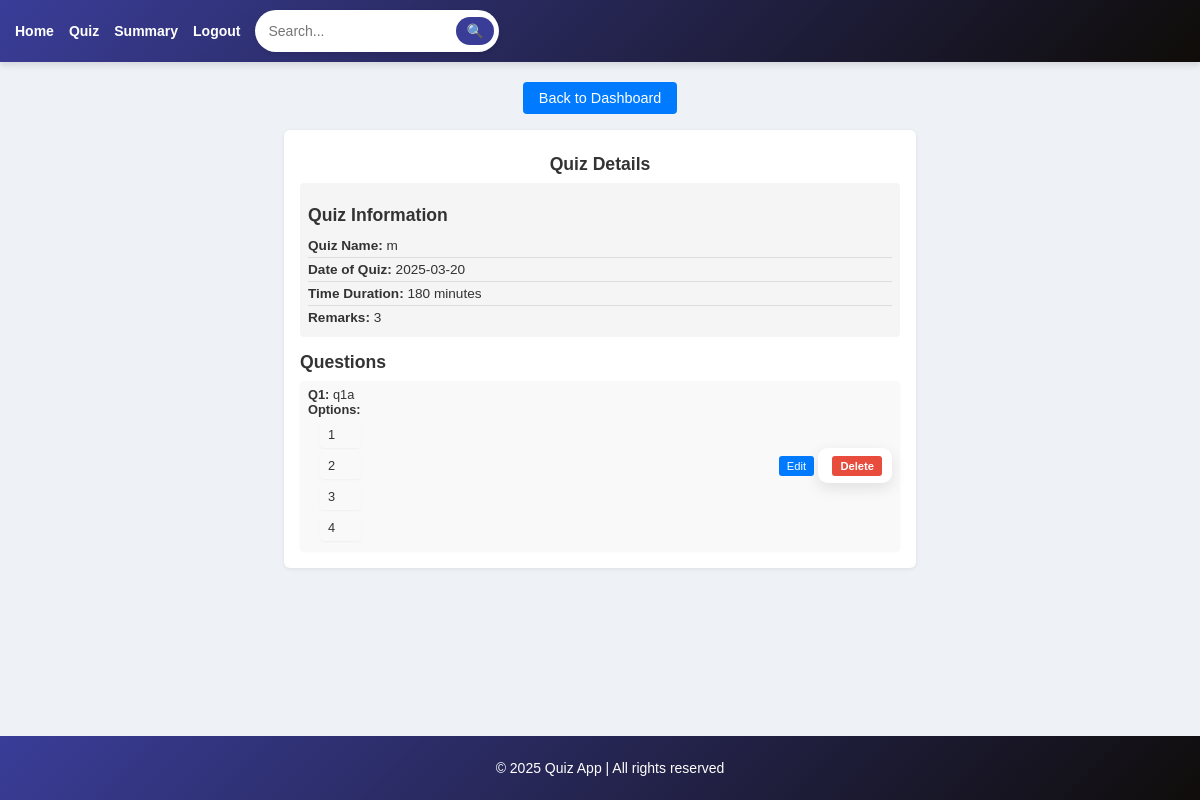
The page /quiz/1 on the database as committed earlier.
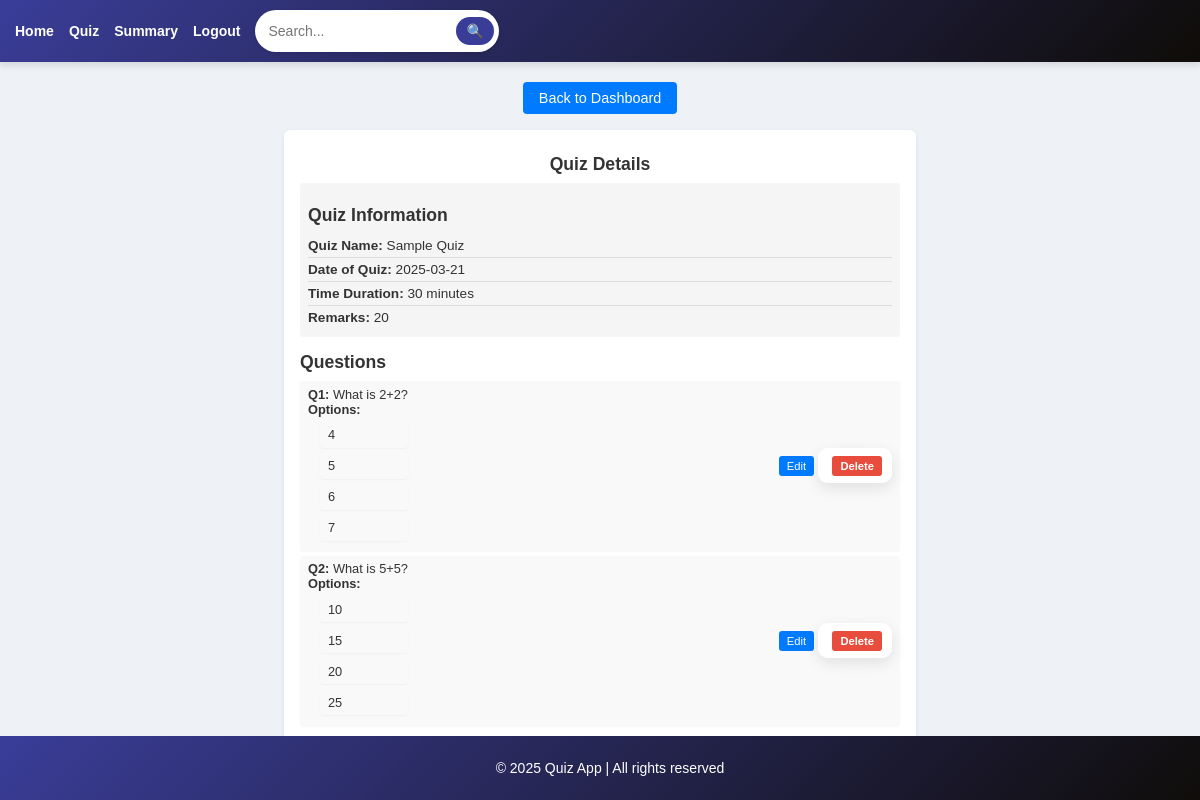
The same page on the database as committed later.
### models.py (models this page shows, shortened)
class Quiz(db.Model):
    __tablename__ = 'quiz'
    id = db.Column(db.Integer, primary_key=True)
    chapter_id = db.Column(db.Integer, db.ForeignKey('chapters.id'), nullable=False)
    name = db.Column(db.String(225), unique=True, nullable=False)
    date_of_quiz = db.Column(db.Date, nullable=True)
    time_duration = db.Column(db.Integer, nullable=True)
    remarks = db.Column(db.String(255), nullable=True)
    chapter = db.relationship('Chapter', back_populates='quizzes')
    scores = db.relationship('Score', backref='quiz', lazy=True)

class Question(db.Model):
    __tablename__ = 'questions'
    id = db.Column(db.Integer, primary_key=True)
    question_statement = db.Column(db.String, nullable=False)
    option1 = db.Column(db.String, nullable=False)
    option2 = db.Column(db.String, nullable=False)
    option3 = db.Column(db.String, nullable=False)
    option4 = db.Column(db.String, nullable=False)
    correct_answer = db.Column(db.String, nullable=False)
    chapter_id = db.Column(db.Integer, db.ForeignKey('chapters.id'), nullable=False)
    chapter = db.relationship("Chapter", back_populates="questions")

### app.py (the view)
@app.route('/quiz/<int:quiz_id>', methods=['GET'])
def view_quiz(quiz_id):
    quiz = Quiz.query.filter_by(id=quiz_id).first()
    if not quiz:
        return "Quiz not found", 404
    questions = Question.query.filter_by(chapter_id=quiz.chapter_id).all()
    return render_template('view_quiz.html', quiz=quiz, questions=questions)

### templates/view_quiz.html (shortened to what this page needs)
{% extends 'base.html' %}
{% block content %}
<div class="text-center">
    <a href="{{ url_for('admin_dashboard') }}" class="btn btn-primary">Back to Dashboard</a>
</div>
<div class="container">
    <h1 class="text-center">Quiz Details</h1>
    <div class="quiz-details">
        <h2>Quiz Information</h2>
        <ul>
            <li><strong>Quiz Name:</strong> {{ quiz.name }}</li>
            <li><strong>Date of Quiz:</strong> {{ quiz.date_of_quiz }}</li>
            <li><strong>Time Duration:</strong> {{ quiz.time_duration }} minutes</li>
            <li><strong>Remarks:</strong> {{ quiz.remarks }}</li>
        </ul>
    </div>
    <h2>Questions</h2>
    <div class="questions-list">
        <ul>
            {% for question in questions %}
                <li>
                    <div>
                        <strong>Q{{ loop.index }}:</strong> {{ question.question_statement }}<br>
                        <strong>Options:</strong>
                        <ul>
                            <li>{{ question.option1 }}</li>
                            <li>{{ question.option2 }}</li>
                            <li>{{ question.option3 }}</li>
                            <li>{{ question.option4 }}</li>
                        </ul>
                    </div>
                    <div>
                        <a href="{{ url_for('edit_question', question_id=question.id) }}" class="btn-sm btn-warning">Edit</a>
                        <form method="POST" action="{{ url_for('delete_question', question_id=question.id) }}" style="display: inline;">
                            <button type="submit" class="btn-sm btn-danger" onclick="return confirm('Delete this question?');">Delete</button>
                        </form>
                    </div>
                </li>
            {% endfor %}
        </ul>
    </div>
</div>
{% endblock %}

### templates/base.html (shortened to what this page needs)
<!DOCTYPE html>
<html lang="en">
<head>
</head>
<body>
    <nav>
        <ul>
            <li><a href="{{ url_for('index') }}">Home</a></li>
            <li><a href="{{ url_for('get_quiz') }}">Quiz</a></li>
            <li><a href="{{ url_for('summary') }}">Summary</a></li>
            <li><a href="{{ url_for('logout') }}">Logout</a></li>
            <li>
                <form action="{{ url_for('search') }}" method="GET" class="search-form">
                    <input type="text" name="query" placeholder="Search..." required>
                    <button type="submit">🔍</button>
                </form>
            </li>
        </ul>
    </nav>
    <main>
        {% block content %}
        {% endblock %}
    </main>
    <footer>
        <p>&copy; 2025 Quiz App | All rights reserved</p>
    </footer>
</body>
</html>

### templates/base.html (style rules this page uses)
form { background: white; padding: 10px; border-radius: 10px; box-shadow: 0px 5px 15px rgba(0, 0, 0, 0.1); }
input, select { border: 2px solid #3a3d98; border-radius: 10px; padding: 8px; }
button { font-size: 14px; font-weight: bold; padding: 8px 12px; }
body { font-family: 'Poppins', Arial, sans-serif; margin: 0; padding: 0; background-color: #eef1f6; color: #333; }
nav { background: linear-gradient(135deg, #3a3d98, #0f0c08); padding: 10px 15px; box-shadow: 0 4px 6px rgba(0, 0, 0, 0.1); }
nav ul { list-style: none; padding: 0; margin: 0; display: flex; align-items: center; }
nav ul li { margin-right: 15px; }
nav ul li a { color: white; text-decoration: none; font-weight: bold; font-size: 14px; transition: color 0.3s; }
.search-form { display: flex; align-items: center; background: white; border-radius: 25px; padding: 5px; box-shadow: 0 2px 4px rgba(0, 0, 0, 0.1); }
.search-form input { padding: 8px; border: none; border-radius: 25px; outline: none; width: 180px; font-size: 14px; }
.search-form button { padding: 6px 10px; background-color: #3a3d98; color: white; border: none; border-radius: 25px; cursor: pointer; font-size: 14px; transition: background 0.3s; }
main { padding: 20px; text-align: center; max-width: 800px; margin: auto; }
footer { text-align: center; padding: 10px; background: linear-gradient(135deg, #3a3d98, #0f0c08); color: white; position: fixed; bottom: 0; width: 100%; font-size: 14px; }

### templates/view_quiz.html (style rules this page uses)
.container { max-width: 600px; margin: 1rem auto; background: #fff; border-radius: 6px; padding: 0.75rem 1rem; box-shadow: 0 1px 4px rgba(0, 0, 0, 0.08); text-align: left; }
.container h1, .container h2 { color: #333; margin-bottom: 0.5rem; font-size: 1.1rem; }
.quiz-details { background-color: #f5f5f5; padding: 0.5rem; border-radius: 4px; margin-bottom: 0.75rem; }
.quiz-details ul { list-style: none; padding: 0; margin: 0; }
.quiz-details li { padding: 0.25rem 0; border-bottom: 1px solid #ddd; font-size: 0.85rem; }
.quiz-details li:last-child { border-bottom: none; }
.questions-list ul { list-style: none; padding: 0; margin: 0; }
.questions-list li { background: #f9f9f9; margin-bottom: 0.3rem; padding: 0.35rem 0.5rem; border-radius: 4px; box-shadow: 0 1px 2px rgba(0, 0, 0, 0.04); font-size: 0.8rem; display: flex; align-items: center; justify-content: space-between; }
.questions-list li ul { list-style: disc; padding-left: 0.75rem; margin: 0.3rem 0 0 0; }
.btn-sm { display: inline-block; padding: 0.25rem 0.5rem; font-size: 0.7rem; border: none; border-radius: 3px; cursor: pointer; text-decoration: none; margin-left: 0.3rem; }
.btn-warning { background-color: #007BFF; color: #fff; transition: background-color 0.3s ease; }
.btn-danger { background-color: #e74c3c; color: #fff; transition: background-color 0.3s ease; }
.text-center { text-align: center; }
.btn { display: inline-block; padding: 0.5rem 1rem; background-color: #007BFF; color: #fff; text-decoration: none; border-radius: 4px; transition: background-color 0.3s ease; font-size: 0.9rem; }

Rows that differ between the two databases and show on the page:
removed Question: question_statement "q1a", option1 "1", option2 "2", option3 "3", option4 "4"
changed Quiz: name "m" → "Sample Quiz"; date_of_quiz "2025-03-20" → "2025-03-21"; time_duration "180" → "30"; remarks "3" → "20"
added Question: question_statement "What is 2+2?", option1 "4", option2 "5", option3 "6", option4 "7"
added Question: question_statement "What is 5+5?", option1 "10", option2 "15", option3 "20", option4 "25"
